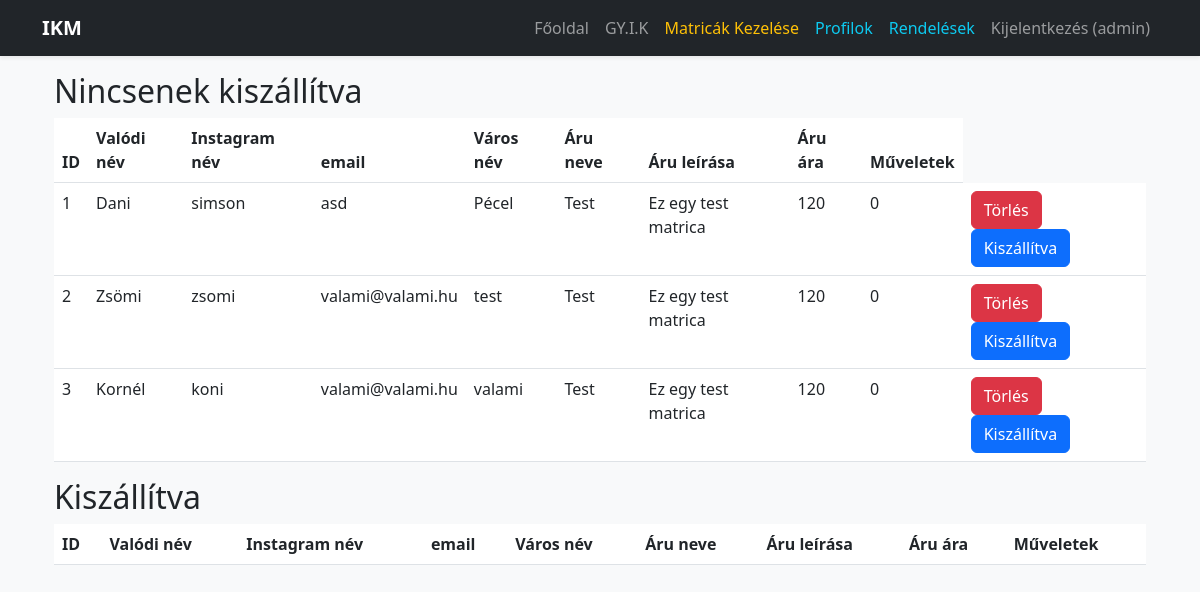
Page /admin/orders (signed in) on the committed database.
### app.py (models this page shows, shortened)
class User(UserMixin, db.Model):
    id = db.Column(db.Integer, primary_key=True)
    username = db.Column(db.String(50), unique=True, nullable=False)
    password_hash = db.Column(db.String(255), nullable=False)
    is_admin = db.Column(db.Boolean, default=True) # Mindenki admin, aki beléphet

class Order(db.Model):
    id = db.Column(db.Integer, primary_key=True)
    irl_name = db.Column(db.String(120), nullable=False)
    ig_name = db.Column(db.String(120), nullable=False)
    email = db.Column(db.String(120), nullable=False)
    city_name = db.Column(db.String(120), nullable=False)
    prod_title = db.Column(db.String(120), nullable=False)
    prod_desc = db.Column(db.String(120), nullable=False)
    prod_price = db.Column(db.String(120), nullable=False)
    is_ready = db.Column(db.String(2), nullable=False)

### app.py (the view)
@app.route("/admin/orders")
@login_required
def admin_orders():
    nincs_kesz = db.session.execute(text("SELECT * FROM 'order' WHERE is_ready='0'"))
    kesz = db.session.execute(text("SELECT * FROM 'order' WHERE is_ready='1'"))
    heading = ("ID", "Valódi név", "Instagram név", "email", "Város név", "Áru neve", "Áru leírása", "Áru ára", "Műveletek")
    nincs_kesz_data = list(nincs_kesz)
    kesz_data = list(kesz)
    return render_template("admin/orders.html", headings=heading, data_no_r=nincs_kesz_data, kesz_data=kesz_data)

### app.py (called while the page is built)
@login_manager.user_loader
def load_user(user_id):
    return User.query.get(int(user_id))

### templates/admin/orders.html (shortened to what this page needs)
{% extends 'base.html' %}
{% block content %}
<div class="container">
    <table class="table table-hover">
        <h2>Nincsenek kiszállítva</h2>
        <thead>
            <tr>
                {% for header in headings %}
                <th scope="col">{{ header }}</th>
                {% endfor %}
            </tr>
        </thead>
        <tbody>
            {% for row in data_no_r %}
            <tr>
                {% for cell in row %}
                <td>{{ cell }}</td>
                {% endfor %}
                <td>
                    <a href="/admin/del_order/{{ row.id }}" class="btn btn-danger">Törlés</a>
                    <a href="/admin/to_ready/{{ row.id }}" class="btn btn-primary">Kiszállítva</a>
                </td>
            </tr>
            {% endfor %}
        </tbody>
    </table>
    <table class="table table-hover">
        <h2>Kiszállítva</h2>
        <thead>
            <tr>
                {% for header in headings %}
                <th scope="col">{{ header }}</th>
                {% endfor %}
            </tr>
        </thead>
    </table>
</div>
{% endblock %}

### templates/base.html (shortened to what this page needs)
<!DOCTYPE html>
<html lang="hu">
<head>
    <link href="https://cdn.jsdelivr.net/npm/bootstrap@5.3.0/dist/css/bootstrap.min.css" rel="stylesheet">
</head>
<body class="bg-light">
    <nav class="navbar navbar-expand-lg navbar-dark bg-dark shadow-sm">
        <div class="container">
            <a class="navbar-brand fw-bold" href="/">IKM</a>
            <div class="collapse navbar-collapse" id="navbarNav">
                <ul class="navbar-nav ms-auto">
                    <li class="nav-item"><a class="nav-link" href="/">Főoldal</a></li>
                    <li class="nav-item"><a href="/gyik" class="nav-link">GY.I.K</a></li>
                    {% if current_user.is_authenticated %}
                        <li class="nav-item"><a class="nav-link text-warning" href="/admin/stickers">Matricák Kezelése</a></li>
                        <li class="nav-item"><a class="nav-link text-info" href="/admin/users">Profilok</a></li>
                        <li class="nav-item"><a href="/admin/orders" class="nav-link text-info">Rendelések</a></li>
                        <li class="nav-item"><a class="nav-link" href="/logout">Kijelentkezés ({{ current_user.username }})</a></li>
                    {% else %}
                        <li class="nav-item"><a class="nav-link" href="/login">Belépés</a></li>
                    {% endif %}
                </ul>
            </div>
        </div>
    </nav>
    <div class="container mb-5">
        {% block content %}{% endblock %}
    </div>
</body>
</html>

### rows in the picture
User: username "admin"
Order: row "1" "0", irl_name "Dani", ig_name "simson", email "asd", city_name "Pécel", prod_title "Test", prod_desc "Ez egy test matrica", prod_price "120"
Order: row "2" "0", irl_name "Zsömi", ig_name "zsomi", email "valami@valami.hu", city_name "test", prod_title "Test", prod_desc "Ez egy test matrica", prod_price "120"
Order: row "3" "0", irl_name "Kornél", ig_name "koni", email "valami@valami.hu", city_name "valami", prod_title "Test", prod_desc "Ez egy test matrica", prod_price "120"

### other values in the picture
{{ header }} "ID" "Valódi név" "Instagram név" "email" "Város név" "Áru neve" "Áru leírása" "Áru ára" "Műveletek"
